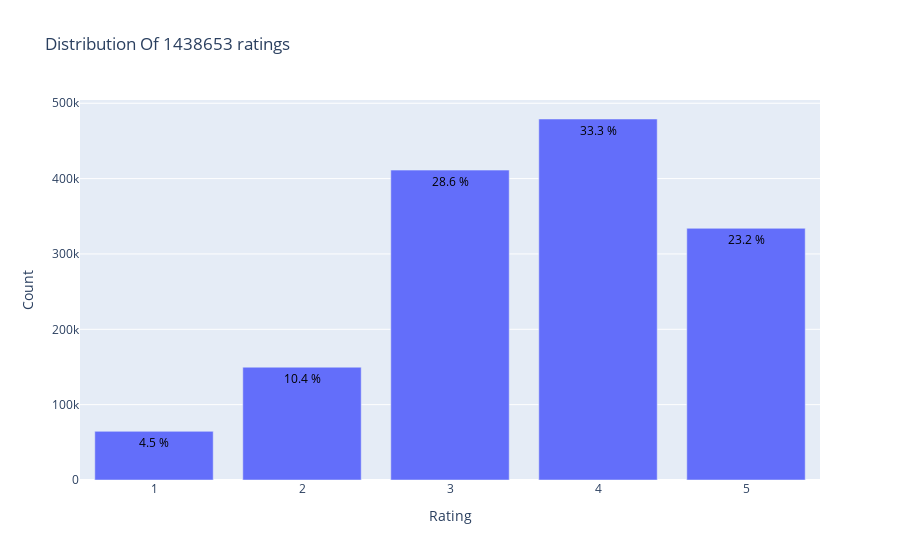

The code cell stored with this chart in its notebook:
### Markdown cell above
### 2.1 Ratings Distribution

### Code cell
from plotly.offline import init_notebook_mode, plot, iplot
import plotly.graph_objs as go

init_notebook_mode(connected=True)

data = df['rating'].value_counts().sort_index(ascending=False)
trace = go.Bar(x = data.index,
               text = ['{:.1f} %'.format(val) for val in (data.values / df.shape[0] * 100)],
               textposition = 'auto',
               textfont = dict(color = '#000000'),
               y = data.values,
               )
# Create layout
layout = dict(title = 'Distribution Of {} ratings'.format(df.shape[0]),
              xaxis = dict(title = 'Rating'),
              yaxis = dict(title = 'Count'))
# Create plot
fig = go.Figure(data=[trace], layout=layout)
fig.show()

### Figure 1 — Plotly figure (JSON) as saved in the notebook; plotly's stock layout.template omitted (floating-point values rounded to 4 significant figures)
{"data": [{"text": ["23.2 %", "33.3 %", "28.6 %", "10.4 %", "4.5 %"], "textfont": {"color": "#000000"}, "textposition": "auto", "type": "bar", "x": [5, 4, 3, 2, 1], "y": [334022, 479113, 411268, 149688, 64562]}], "layout": {"title": {"text": "Distribution Of 1438653 ratings"}, "xaxis": {"title": {"text": "Rating"}}, "yaxis": {"title": {"text": "Count"}}}}
